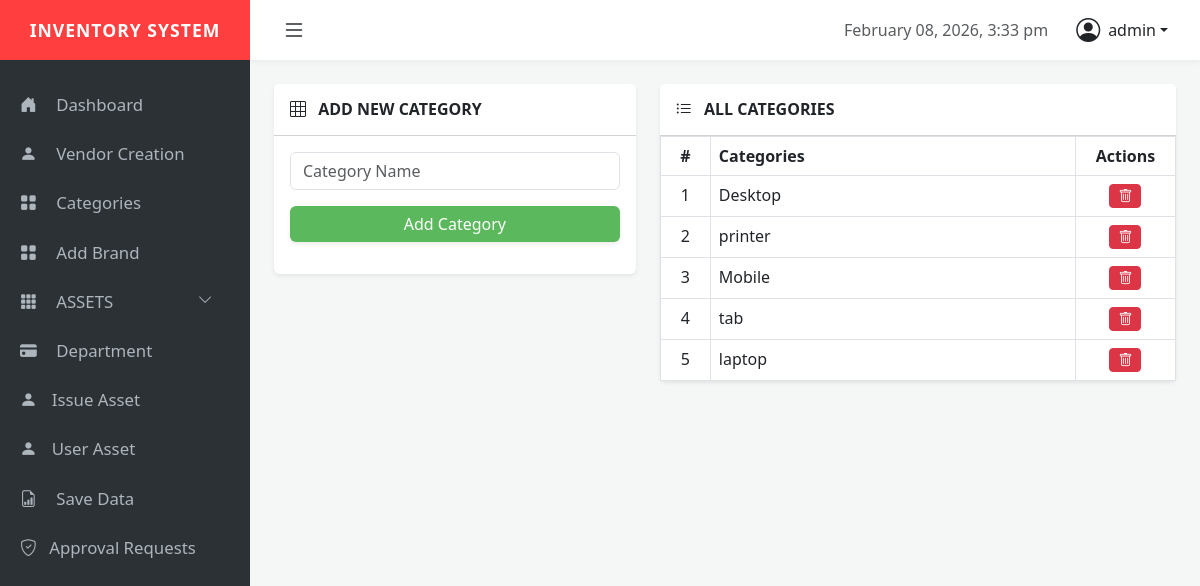
Screenshot of /admin/categorie.php (signed in) with the database file from the repository.
### tables this page shows
CREATE TABLE `categories` (
  `id` int(11) NOT NULL,
  `name` varchar(255) NOT NULL
);

### admin/categorie.php (the view, shortened to what this page needs)
<?php
include '../datawase/config.php';
?>
<?php include 'dash.php';?>
<div class="container-fluid p-4">
    <div class="row">
        <div class="col-md-5">
            <div class="card border-0 shadow-sm">
                <div class="card-header bg-white py-3">
                    <h6 class="mb-0 fw-bold"><i class="bi bi-grid-3x3 me-2"></i> ADD NEW CATEGORY</h6>
                </div>
                <div class="card-body">
                    <form action="categorie.php" method="POST">
                        <div class="mb-3">
                            <input type="text" name="cat_name" class="form-control" placeholder="Category Name" required>
                        </div>
                        <button type="submit" name="add_cat" class="btn btn-primary w-100 shadow-sm" style="background-color: #5cb85c; border:none;">Add Category</button>
                    </form>
                </div>
            </div>
        </div>
        <div class="col-md-7">
            <div class="card border-0 shadow-sm">
                <div class="card-header bg-white py-3">
                    <h6 class="mb-0 fw-bold"><i class="bi bi-list-ul me-2"></i> ALL CATEGORIES</h6>
                </div>
                <div class="card-body p-0">
                    <table class="table table-bordered mb-0">
                        <thead class="bg-light">
                            <tr>
                                <th class="text-center" style="width: 50px;">#</th>
                                <th>Categories</th>
                                <th class="text-center" style="width: 100px;">Actions</th>
                            </tr>
                        </thead>
                        <tbody>
                            <?php
                            $result = mysqli_query($conn, "SELECT * FROM categories ORDER BY id DESC");
                            $count = 1;
                            while ($row = mysqli_fetch_assoc($result)) {
                            ?>
                            <tr>
                                <td class="text-center"><?php echo $count++; ?></td>
                                <td><?php echo $row['name']; ?></td>
                                <td class="text-center">
                                    <div class="btn-group">
                                        <a href="categorie.php?delete=<?php echo $row['id']; ?>" class="btn btn-danger btn-sm" onclick="return confirm('Are you sure?')">
                                            <i class="bi bi-trash"></i>
                                        </a>
                                    </div>
                                </td>
                            </tr>
                            <?php } ?>
                        </tbody>
                    </table>
                </div>
            </div>
        </div>
    </div>
</div>

### admin/css/style.css (style rules this page uses)
:root { --sidebar-bg: #2c3136; --brand-red: #ff3f3f; --nav-height: 60px; }
body { background-color: #f4f7f6; overflow-x: hidden; }

### rows the page displays
categories: name "Desktop"
categories: name "printer"
categories: name "Mobile"
categories: name "tab"
categories: name "laptop"

### other values shown
$_SESSION['user_name'] "admin"
